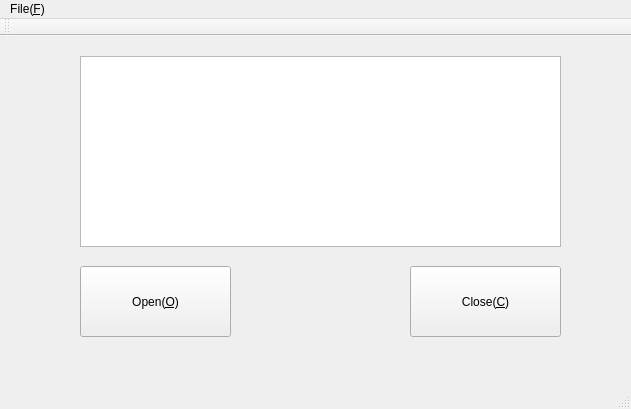
<?xml version="1.0" encoding="UTF-8"?>
<ui version="4.0">
 <class>MainWindow</class>
 <widget class="QMainWindow" name="MainWindow">
  <property name="geometry">
   <rect>
    <x>0</x>
    <y>0</y>
    <width>631</width>
    <height>409</height>
   </rect>
  </property>
  <property name="windowTitle">
   <string>MainWindow</string>
  </property>
  <widget class="QWidget" name="centralWidget">
   <widget class="QPushButton" name="btnOpen">
    <property name="geometry">
     <rect>
      <x>80</x>
      <y>230</y>
      <width>151</width>
      <height>71</height>
     </rect>
    </property>
    <property name="text">
     <string>Open(&amp;O)</string>
    </property>
   </widget>
   <widget class="QPushButton" name="btnClose">
    <property name="geometry">
     <rect>
      <x>410</x>
      <y>230</y>
      <width>151</width>
      <height>71</height>
     </rect>
    </property>
    <property name="text">
     <string>Close(&amp;C)</string>
    </property>
   </widget>
   <widget class="QTextEdit" name="textEdit">
    <property name="geometry">
     <rect>
      <x>80</x>
      <y>20</y>
      <width>481</width>
      <height>191</height>
     </rect>
    </property>
   </widget>
  </widget>
  <widget class="QMenuBar" name="menuBar">
   <property name="geometry">
    <rect>
     <x>0</x>
     <y>0</y>
     <width>631</width>
     <height>22</height>
    </rect>
   </property>
   <widget class="QMenu" name="menuFile_F">
    <property name="title">
     <string>File(&amp;F)</string>
    </property>
    <addaction name="actionOpen"/>
    <addaction name="actionClose"/>
   </widget>
   <addaction name="menuFile_F"/>
  </widget>
  <widget class="QToolBar" name="mainToolBar">
   <attribute name="toolBarArea">
    <enum>TopToolBarArea</enum>
   </attribute>
   <attribute name="toolBarBreak">
    <bool>false</bool>
   </attribute>
  </widget>
  <widget class="QStatusBar" name="statusBar"/>
  <action name="actionOpen">
   <property name="text">
    <string>Open(&amp;O)</string>
   </property>
  </action>
  <action name="actionClose">
   <property name="text">
    <string>Close(&amp;C)</string>
   </property>
  </action>
 </widget>
 <layoutdefault spacing="6" margin="11"/>
 <resources/>
 <connections/>
</ui>
